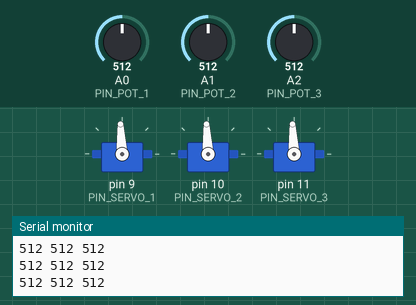
The sketch below on a simulated Arduino Uno, built with avr-gcc and run on an emulated ATmega328P. Parts: 3 × servo, the last lines printed to the serial monitor. The test bench sets the inputs (shaded band); at power-on: A2 (PIN_POT_3) = 512, A1 (PIN_POT_2) = 512, A0 (PIN_POT_1) = 512.

Above: at 1.5 s.
1.6 s: A2 (PIN_POT_3) set to 988
At 2.3 s:
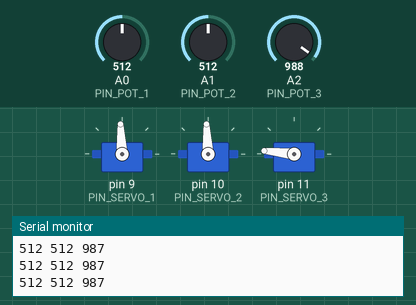
3.2 s: A2 (PIN_POT_3) set to 1016
At 3.9 s:
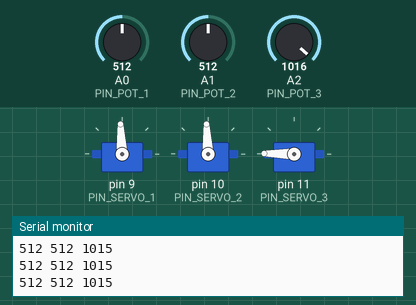
6.2 s: A1 (PIN_POT_2) set to 983
At 7.2 s:
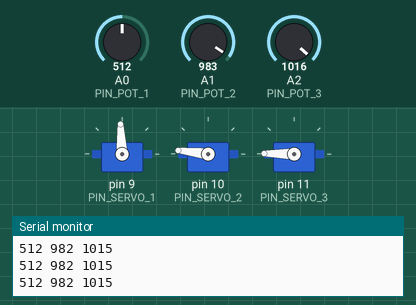
7.8 s: A1 (PIN_POT_2) set to 1012
At 9.1 s:
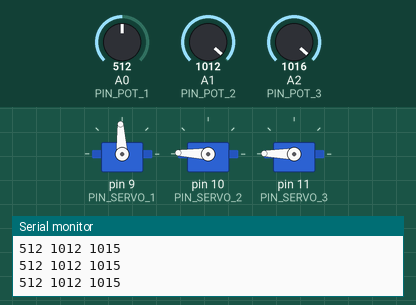
9.4 s: A0 (PIN_POT_1) set to 108
At 10.6 s:
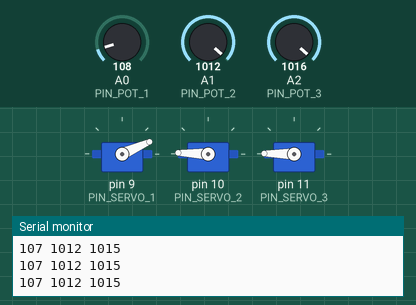
11.0 s: A0 (PIN_POT_1) set to 88
At 12.2 s:
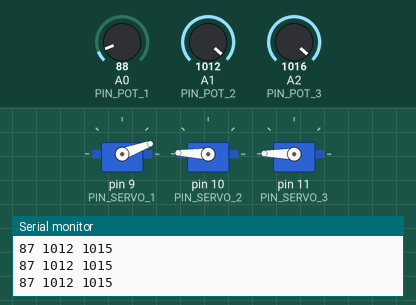
Timing chart, 0 to 14.0 s (numbered marks = the images above; inputs shaded):
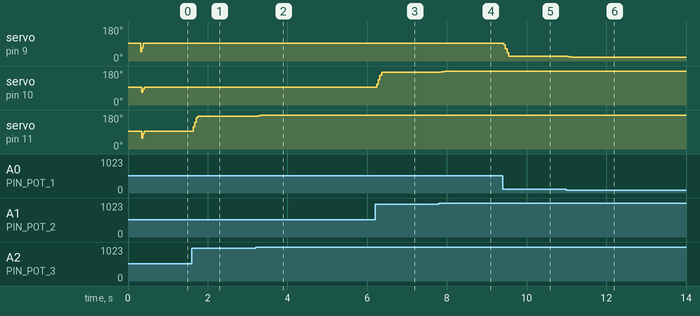

The sketch:

test_motors.ino
```cpp
#ifndef helpers_h
#define helpers_h

typedef enum servo_index
{
    base,
    whrist,
    grip,
    servo_count
} servo_index;

#endif

#ifndef Potentiometer_h
#define Potentiometer_h

//#include "Arduino.h"
//#include "helpers.h"

#define PIN_POT_1 A0
#define PIN_POT_2 A1
#define PIN_POT_3 A2
#define AVERAGE_SIZE 10

extern const int min_pot[servo_index::servo_count],
    max_pot[servo_index::servo_count],
    pins_pot[servo_index::servo_count];

class Potentiometer
{
public:
    Potentiometer();
    float *running_average_reading();

private:
    int _pot_index, _average_index;
    float _running_average[servo_count][AVERAGE_SIZE], _average_value[servo_count];
};
#endif

#ifndef Motors_h
#define Motors_h

//#include <Potentiometer.h>
#include <Servo.h>

#define PIN_SERVO_1 9
#define PIN_SERVO_2 10
#define PIN_SERVO_3 11
#define LIST_SIZE 50

extern const int pins_servo[servo_index::servo_count],
    min_pwm[servo_index::servo_count],
    max_pwm[servo_index::servo_count],
    home_position[servo_index::servo_count],
    movement_frame_time,
    transition_interval;

int mapf(float x, int in_min, int in_max, int out_min, int out_max);

class Motors
{
public:
    Motors();
    bool update_position(int interval);
    void save_position();
    void execute();
    void reset();

private:
    Potentiometer _pot;
    Servo _servos[servo_index::servo_count];
    int _index,
        _position_index;
    int _positions[servo_count][LIST_SIZE];
};

#endif
//#include "Potentiometer.h"

const int min_pot[servo_count] = {0, 0, 0},
          max_pot[servo_count] = {1023, 1023, 1023},
          pins_pot[servo_index::servo_count] = {PIN_POT_1, PIN_POT_2, PIN_POT_3};

float * Potentiometer::running_average_reading()
{
    for (_pot_index = 0; _pot_index != servo_index::servo_count; _pot_index++)
    {
        _average_value[_pot_index] -= _running_average[_pot_index][_average_index] / AVERAGE_SIZE;
        _running_average[_pot_index][_average_index] = analogRead(pins_pot[_pot_index]);
        _average_value[_pot_index] += _running_average[_pot_index][_average_index] / AVERAGE_SIZE;
    }
    _average_index = (_average_index + 1) % AVERAGE_SIZE;
    Serial.print(int(_average_value[0]));
    Serial.print(F(" "));
    Serial.print(int(_average_value[1]));
    Serial.print(F(" "));
    Serial.print(int(_average_value[2]));
    Serial.print(F("\n"));
    return _average_value;
}

Potentiometer::Potentiometer()
{
    _average_index = 0;
    for (_pot_index = 0; _pot_index != servo_index::servo_count; _pot_index++)
    {
        pinMode(pins_pot[_pot_index], INPUT);
    }
    for (_average_index = 0; _average_index != AVERAGE_SIZE; _average_index++)
    {
        Potentiometer::running_average_reading();
    }
    _average_index = 0;
}

//#include "Motors.h"

const int pins_servo[servo_index::servo_count] = {PIN_SERVO_1, PIN_SERVO_2, PIN_SERVO_3},
          min_pwm[servo_index::servo_count] = {600, 600, 600},
          max_pwm[servo_index::servo_count] = {2400, 2400, 2400},
          home_position[servo_index::servo_count] = {1500, 1500, 1500},
          movement_frame_time = 15,
          transition_interval = 500,
          update_position_frametime = 15;

int mapf(float x, int in_min, int in_max, int out_min, int out_max)
{
    return int(((x - 1.0 * in_min) * (out_max - out_min)) / (1.0 * (in_max - in_min)) + 1.0 * out_min);
}

Motors::Motors()
{
    _position_index = 0;

    for (_index = 0; _index != servo_index::servo_count; _index++)
    {
        _servos[_index].attach(pins_servo[_index]);
        _servos[_index].writeMicroseconds(home_position[_index]);
        delay(100);
    }
}
bool Motors::update_position(int interval)
{
    if (interval > update_position_frametime)
    {
        for (_index = 0; _index != servo_index::servo_count; _index++)
        {
            _servos[_index].writeMicroseconds(mapf(
                _pot.running_average_reading()[_index],
                min_pot[_index],
                max_pot[_index],
                min_pwm[_index],
                max_pwm[_index]));
        }
        return true;
    }
    return false;
}

/*bool Motors::update_position(int interval)
{
    if (interval > _update_position_frametime)
    {
        Serial.print(F("VTNCCCCCCCCCCC"));
        return true;
    }
    return false;
}*/
void Motors::save_position()
{
    for (_index = 0; _index != servo_index::servo_count; _index++)
    {
        _positions[_index][_position_index] = _servos[_index].readMicroseconds();
    }
    _position_index++;
    Serial.print(F("Position "));
    Serial.print(_position_index);
    Serial.print(F(": "));
    Serial.print(_servos[0].readMicroseconds());
    Serial.print(F(" "));
    Serial.print(_servos[1].readMicroseconds());
    Serial.print(F(" "));
    Serial.print(_servos[2].readMicroseconds());
    Serial.print(F(" Saved!\n"));
}

void Motors::execute()
{
    Serial.print(F("executing...\n"));
    float cur[servo_count],
          steps[servo_count];
    int i, j, max_steps;
    for (_index = 0; _index != servo_count; _index++)
    {
        _servos[_index].writeMicroseconds(home_position[_index]);
        cur[_index] = static_cast<float>(home_position[_index]);
        delay(100);
    }
    for (i = 0; i < _position_index; i++)
    {
        max_steps = max(_positions[base][i] - static_cast<int>(cur[base]),
                        max(_positions[whrist][i] - static_cast<int>(cur[whrist]),
                            _positions[grip][i] - static_cast<int>(cur[grip])));
        for (_index = 0; _index != servo_count; _index++)
        {
            steps[_index] = (_positions[_index][i] - static_cast<int>(cur[_index])) / max_steps;
        }
        for (j = 0; j < max_steps; j++)
        {
            for (_index = 0; _index != servo_count; _index++)
            {
                cur[_index] += steps[_index];
                _servos[_index].writeMicroseconds(static_cast<int>(cur[_index]));
            }
            delay(movement_frame_time);
        }
        delay(transition_interval);
    }
    Serial.print(F("done!\n"));
}

void Motors::reset()
{
    Serial.print("Positions reseted\n");
    _position_index = 0;
}

int t_0, t_1;
Motors * motors;

void setup()
{
    Serial.begin(9600);
  	motors = new Motors;
    t_0 = t_1 = millis();
}


void loop()
{
    if(motors->update_position(t_1 - t_0))
        t_0 = millis();
    t_1 = millis();
}
```

Measured:
- after the input at 1.6 s, servo on pin 11 (PIN_SERVO_3): 93° → 174° at once
- after the input at 3.2 s, servo on pin 11 (PIN_SERVO_3): 174° → 179° after 0.05 s
- after the input at 6.2 s, servo on pin 10 (PIN_SERVO_2): 93° → 173° at once
- after the input at 7.8 s, servo on pin 10 (PIN_SERVO_2): 173° → 178° at once
- after the input at 9.4 s, servo on pin 9 (PIN_SERVO_1): 93° → 24° at once
- after the input at 11.0 s, servo on pin 9 (PIN_SERVO_1): 24° → 20° at once
